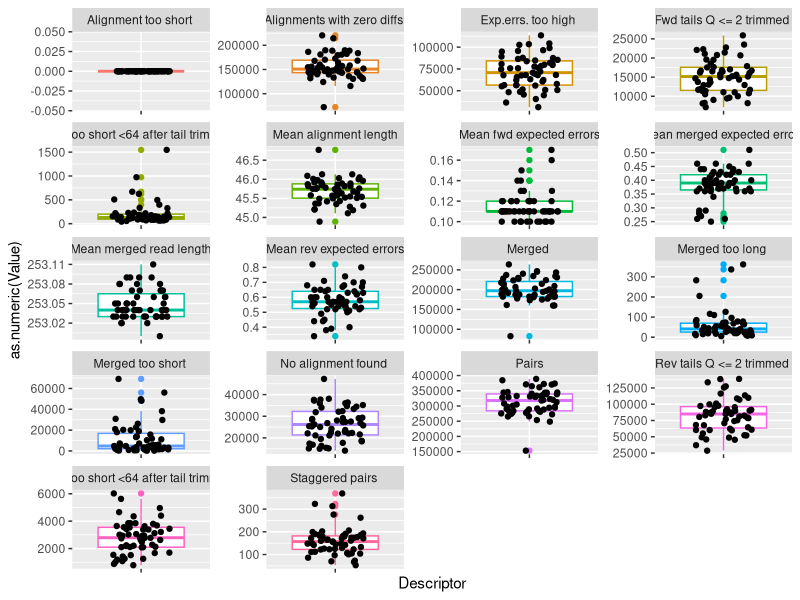

Here is the R script that generated this plot:
data=read.table("MergeResults_17nov15.txt", header=TRUE, sep="\t")

library(ggplot2)

#NOTE:  position_jitter is used to avoid jittering on the "y" axis, which would construe the data.

p=ggplot(data, aes(y=as.numeric(Value), x=Descriptor))+
  
  #add points layer
  geom_boxplot(aes(y=as.numeric(Value), x=Descriptor,color=Descriptor))+
  
  geom_point(aes(y=as.numeric(Value), x=Descriptor), position=position_jitter(w=0.25, h=0))+
  
  #set facet with 4 columns, make x-axes appropriate for each variable
  facet_wrap(~Descriptor, ncol=4, scales=c("free"))+
  
  #omit the legend for the size of the points
  scale_color_discrete(guide=FALSE)+
  
  theme(axis.text.x = element_blank())
